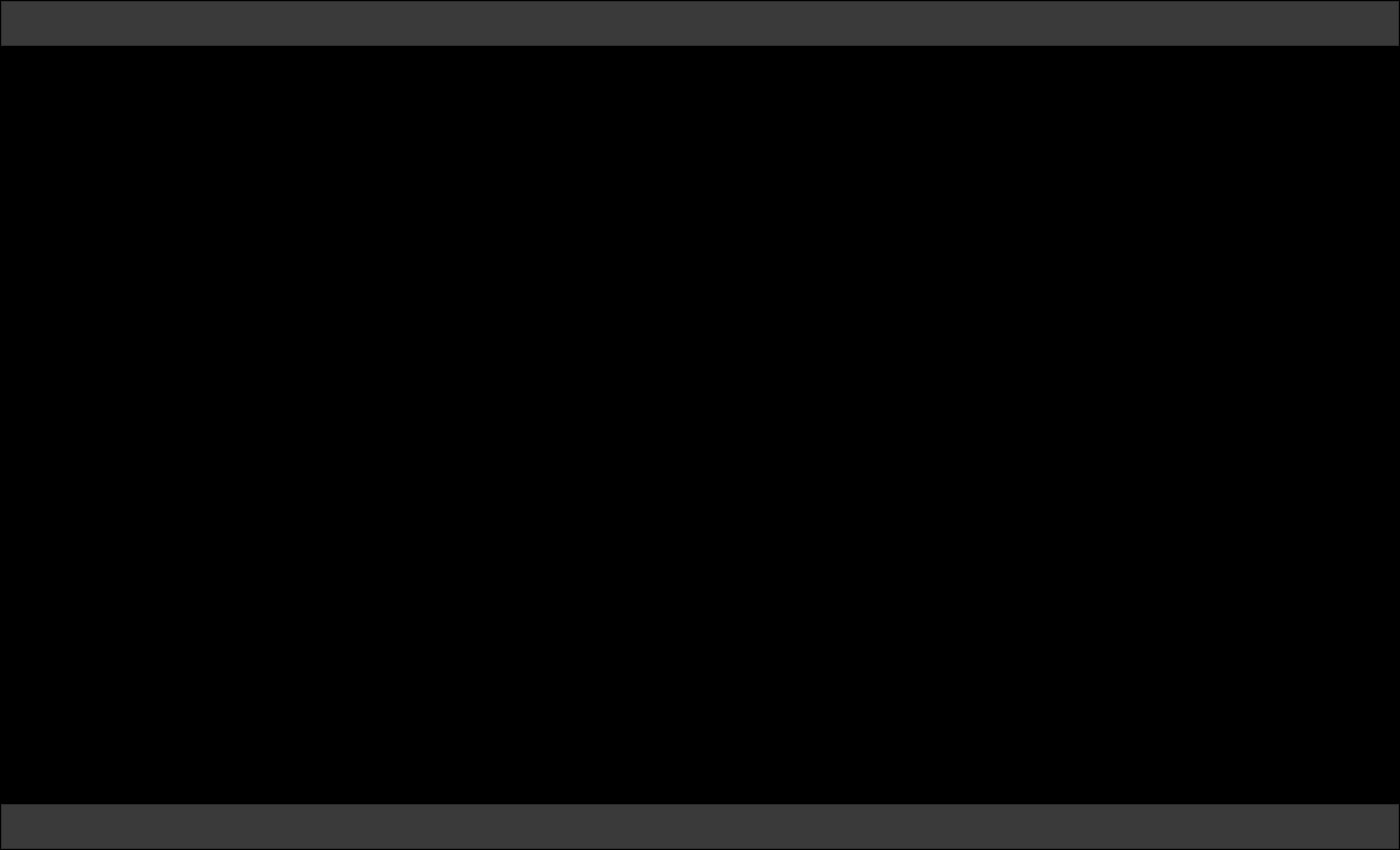
<?xml version="1.0" encoding="UTF-8"?>
<ui version="4.0">
 <class>MainWindow</class>
 <widget class="QMainWindow" name="MainWindow">
  <property name="geometry">
   <rect>
    <x>0</x>
    <y>0</y>
    <width>1401</width>
    <height>851</height>
   </rect>
  </property>
  <property name="windowTitle">
   <string>MainWindow</string>
  </property>
  <property name="styleSheet">
   <string notr="true">background-color: rgb(0, 0, 0);</string>
  </property>
  <widget class="QWidget" name="centralwidget">
   <layout class="QHBoxLayout" name="horizontalLayout">
    <property name="spacing">
     <number>0</number>
    </property>
    <property name="leftMargin">
     <number>0</number>
    </property>
    <property name="topMargin">
     <number>0</number>
    </property>
    <property name="rightMargin">
     <number>0</number>
    </property>
    <property name="bottomMargin">
     <number>0</number>
    </property>
    <item>
     <widget class="QFrame" name="frame">
      <property name="maximumSize">
       <size>
        <width>0</width>
        <height>16777215</height>
       </size>
      </property>
      <property name="frameShape">
       <enum>QFrame::StyledPanel</enum>
      </property>
      <property name="frameShadow">
       <enum>QFrame::Raised</enum>
      </property>
     </widget>
    </item>
    <item>
     <widget class="QFrame" name="frame_2">
      <property name="sizePolicy">
       <sizepolicy hsizetype="Preferred" vsizetype="Expanding">
        <horstretch>0</horstretch>
        <verstretch>0</verstretch>
       </sizepolicy>
      </property>
      <property name="frameShape">
       <enum>QFrame::StyledPanel</enum>
      </property>
      <property name="frameShadow">
       <enum>QFrame::Raised</enum>
      </property>
      <layout class="QVBoxLayout" name="verticalLayout">
       <property name="spacing">
        <number>0</number>
       </property>
       <property name="leftMargin">
        <number>0</number>
       </property>
       <property name="topMargin">
        <number>0</number>
       </property>
       <property name="rightMargin">
        <number>0</number>
       </property>
       <property name="bottomMargin">
        <number>0</number>
       </property>
       <item>
        <widget class="QFrame" name="frame_5">
         <property name="maximumSize">
          <size>
           <width>16777215</width>
           <height>45</height>
          </size>
         </property>
         <property name="styleSheet">
          <string notr="true">background-color: rgb(58, 58, 58);</string>
         </property>
         <property name="frameShape">
          <enum>QFrame::StyledPanel</enum>
         </property>
         <property name="frameShadow">
          <enum>QFrame::Raised</enum>
         </property>
        </widget>
       </item>
       <item>
        <widget class="QFrame" name="frame_6">
         <property name="frameShape">
          <enum>QFrame::StyledPanel</enum>
         </property>
         <property name="frameShadow">
          <enum>QFrame::Raised</enum>
         </property>
         <layout class="QGridLayout" name="gridLayout">
          <item row="0" column="0">
           <widget class="QFrame" name="frame_8">
            <property name="maximumSize">
             <size>
              <width>16777215</width>
              <height>150</height>
             </size>
            </property>
            <property name="frameShape">
             <enum>QFrame::StyledPanel</enum>
            </property>
            <property name="frameShadow">
             <enum>QFrame::Raised</enum>
            </property>
            <widget class="QLabel" name="label">
             <property name="geometry">
              <rect>
               <x>-10</x>
               <y>-10</y>
               <width>451</width>
               <height>151</height>
              </rect>
             </property>
             <property name="text">
              <string/>
             </property>
             <property name="pixmap">
              <pixmap>../New_objects/initial.gif</pixmap>
             </property>
             <property name="scaledContents">
              <bool>true</bool>
             </property>
            </widget>
           </widget>
          </item>
          <item row="0" column="1">
           <widget class="QFrame" name="frame_9">
            <property name="frameShape">
             <enum>QFrame::StyledPanel</enum>
            </property>
            <property name="frameShadow">
             <enum>QFrame::Raised</enum>
            </property>
           </widget>
          </item>
          <item row="0" column="2">
           <widget class="QFrame" name="frame_10">
            <property name="frameShape">
             <enum>QFrame::StyledPanel</enum>
            </property>
            <property name="frameShadow">
             <enum>QFrame::Raised</enum>
            </property>
           </widget>
          </item>
          <item row="1" column="0">
           <widget class="QFrame" name="frame_11">
            <property name="frameShape">
             <enum>QFrame::StyledPanel</enum>
            </property>
            <property name="frameShadow">
             <enum>QFrame::Raised</enum>
            </property>
            <widget class="QLabel" name="label_3">
             <property name="geometry">
              <rect>
               <x>-110</x>
               <y>-90</y>
               <width>571</width>
               <height>381</height>
              </rect>
             </property>
             <property name="text">
              <string/>
             </property>
             <property name="pixmap">
              <pixmap>../Images/Iron_Template_1.gif</pixmap>
             </property>
             <property name="scaledContents">
              <bool>true</bool>
             </property>
            </widget>
           </widget>
          </item>
          <item row="1" column="1">
           <widget class="QFrame" name="frame_12">
            <property name="frameShape">
             <enum>QFrame::StyledPanel</enum>
            </property>
            <property name="frameShadow">
             <enum>QFrame::Raised</enum>
            </property>
            <widget class="QLabel" name="label_2">
             <property name="geometry">
              <rect>
               <x>-20</x>
               <y>-160</y>
               <width>481</width>
               <height>511</height>
              </rect>
             </property>
             <property name="text">
              <string/>
             </property>
             <property name="pixmap">
              <pixmap>../New_objects/final_61fe24076277de01a56b245c_573832.gif</pixmap>
             </property>
            </widget>
           </widget>
          </item>
          <item row="1" column="2" rowspan="2">
           <widget class="QFrame" name="frame_13">
            <property name="frameShape">
             <enum>QFrame::StyledPanel</enum>
            </property>
            <property name="frameShadow">
             <enum>QFrame::Raised</enum>
            </property>
           </widget>
          </item>
          <item row="2" column="0">
           <widget class="QFrame" name="frame_14">
            <property name="frameShape">
             <enum>QFrame::StyledPanel</enum>
            </property>
            <property name="frameShadow">
             <enum>QFrame::Raised</enum>
            </property>
           </widget>
          </item>
          <item row="2" column="1">
           <widget class="QFrame" name="frame_15">
            <property name="frameShape">
             <enum>QFrame::StyledPanel</enum>
            </property>
            <property name="frameShadow">
             <enum>QFrame::Raised</enum>
            </property>
           </widget>
          </item>
         </layout>
        </widget>
       </item>
       <item>
        <widget class="QFrame" name="frame_7">
         <property name="maximumSize">
          <size>
           <width>16777215</width>
           <height>45</height>
          </size>
         </property>
         <property name="styleSheet">
          <string notr="true">background-color: rgb(58, 58, 58);</string>
         </property>
         <property name="frameShape">
          <enum>QFrame::StyledPanel</enum>
         </property>
         <property name="frameShadow">
          <enum>QFrame::Raised</enum>
         </property>
        </widget>
       </item>
      </layout>
     </widget>
    </item>
    <item>
     <widget class="QFrame" name="frame_3">
      <property name="maximumSize">
       <size>
        <width>0</width>
        <height>16777215</height>
       </size>
      </property>
      <property name="frameShape">
       <enum>QFrame::StyledPanel</enum>
      </property>
      <property name="frameShadow">
       <enum>QFrame::Raised</enum>
      </property>
     </widget>
    </item>
    <item>
     <widget class="QFrame" name="frame_4">
      <property name="maximumSize">
       <size>
        <width>0</width>
        <height>16777215</height>
       </size>
      </property>
      <property name="frameShape">
       <enum>QFrame::StyledPanel</enum>
      </property>
      <property name="frameShadow">
       <enum>QFrame::Raised</enum>
      </property>
     </widget>
    </item>
   </layout>
  </widget>
 </widget>
 <resources/>
 <connections/>
</ui>
